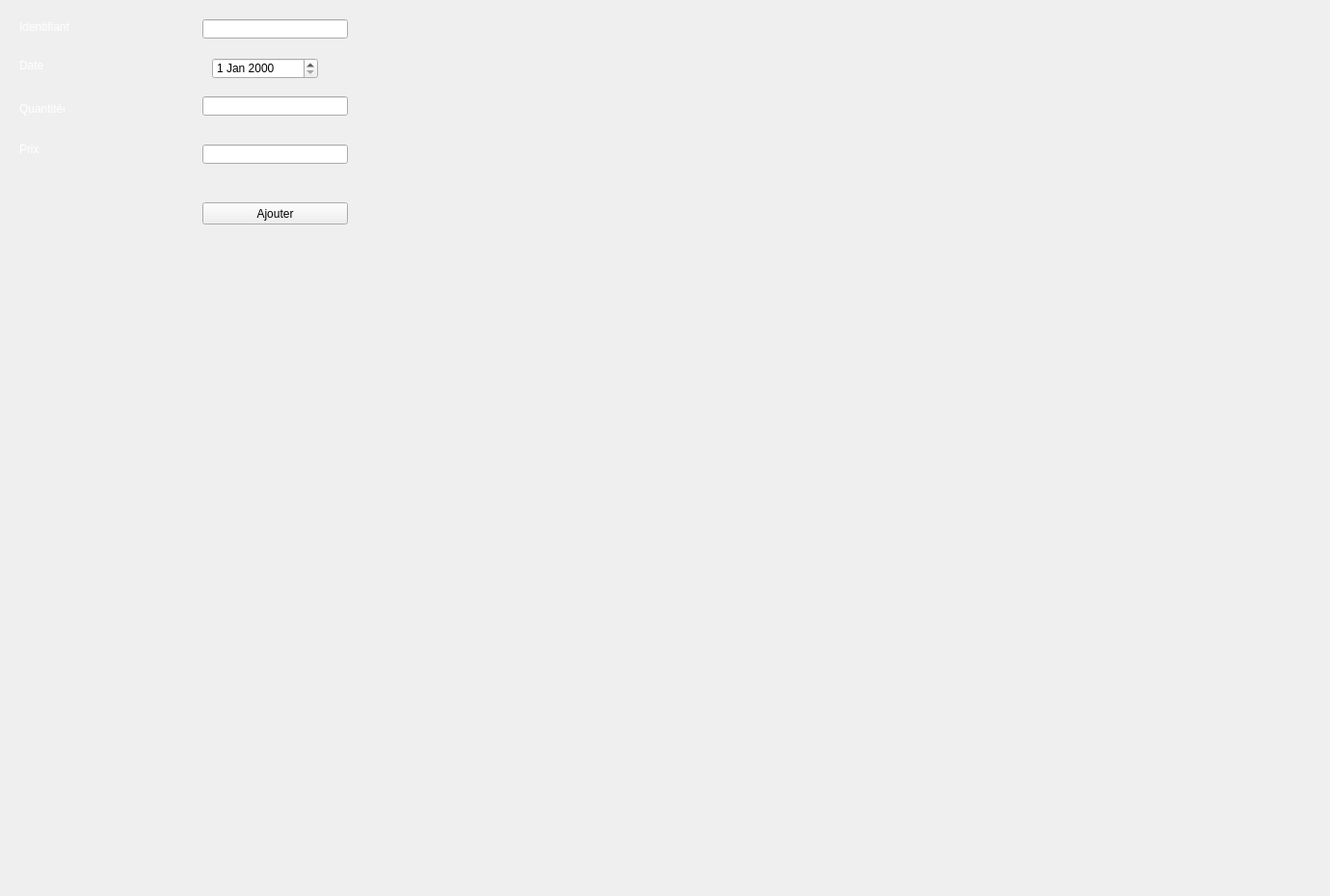
     <widget class="QWidget" name="tab">
      <attribute name="title">
       <string>Ajouter une vente</string>
      </attribute>
      <widget class="QLabel" name="label_2">
       <property name="geometry">
        <rect>
         <x>20</x>
         <y>20</y>
         <width>131</width>
         <height>16</height>
        </rect>
       </property>
       <property name="text">
        <string>&lt;html&gt;&lt;head/&gt;&lt;body&gt;&lt;p&gt;&lt;span style=&quot; color:#ffffff;&quot;&gt;Identifiant&lt;/span&gt;&lt;/p&gt;&lt;/body&gt;&lt;/html&gt;</string>
       </property>
      </widget>
      <widget class="QLabel" name="label_3">
       <property name="geometry">
        <rect>
         <x>20</x>
         <y>60</y>
         <width>121</width>
         <height>16</height>
        </rect>
       </property>
       <property name="text">
        <string>&lt;html&gt;&lt;head/&gt;&lt;body&gt;&lt;p&gt;&lt;span style=&quot; color:#ffffff;&quot;&gt;Date&lt;/span&gt;&lt;/p&gt;&lt;/body&gt;&lt;/html&gt;</string>
       </property>
      </widget>
      <widget class="QLabel" name="label_4">
       <property name="geometry">
        <rect>
         <x>20</x>
         <y>103</y>
         <width>47</width>
         <height>20</height>
        </rect>
       </property>
       <property name="text">
        <string>&lt;html&gt;&lt;head/&gt;&lt;body&gt;&lt;p&gt;&lt;span style=&quot; color:#ffffff;&quot;&gt;Quantitée&lt;/span&gt;&lt;/p&gt;&lt;/body&gt;&lt;/html&gt;</string>
       </property>
      </widget>
      <widget class="QLineEdit" name="id">
       <property name="geometry">
        <rect>
         <x>210</x>
         <y>20</y>
         <width>151</width>
         <height>20</height>
        </rect>
       </property>
      </widget>
      <widget class="QLineEdit" name="quantite">
       <property name="geometry">
        <rect>
         <x>210</x>
         <y>100</y>
         <width>151</width>
         <height>20</height>
        </rect>
       </property>
      </widget>
      <widget class="QPushButton" name="pb_ajouter">
       <property name="geometry">
        <rect>
         <x>210</x>
         <y>210</y>
         <width>151</width>
         <height>23</height>
        </rect>
       </property>
       <property name="text">
        <string>Ajouter</string>
       </property>
      </widget>
      <widget class="QLabel" name="label_6">
       <property name="geometry">
        <rect>
         <x>20</x>
         <y>140</y>
         <width>71</width>
         <height>31</height>
        </rect>
       </property>
       <property name="text">
        <string>&lt;html&gt;&lt;head/&gt;&lt;body&gt;&lt;p&gt;&lt;span style=&quot; color:#ffffff;&quot;&gt;Prix&lt;/span&gt;&lt;/p&gt;&lt;/body&gt;&lt;/html&gt;</string>
       </property>
      </widget>
      <widget class="QLineEdit" name="prix">
       <property name="geometry">
        <rect>
         <x>210</x>
         <y>150</y>
         <width>151</width>
         <height>20</height>
        </rect>
       </property>
      </widget>
      <widget class="QLabel" name="label_5">
       <property name="geometry">
        <rect>
         <x>-220</x>
         <y>-210</y>
         <width>1371</width>
         <height>921</height>
        </rect>
       </property>
       <property name="text">
        <string/>
       </property>
       <property name="pixmap">
        <pixmap>../../ttt/back.jpg</pixmap>
       </property>
      </widget>
      <widget class="QDateEdit" name="date">
       <property name="geometry">
        <rect>
         <x>220</x>
         <y>60</y>
         <width>110</width>
         <height>22</height>
        </rect>
       </property>
      </widget>
      <zorder>label_5</zorder>
      <zorder>label_4</zorder>
      <zorder>label_2</zorder>
      <zorder>label_3</zorder>
      <zorder>id</zorder>
      <zorder>quantite</zorder>
      <zorder>pb_ajouter</zorder>
      <zorder>label_6</zorder>
      <zorder>prix</zorder>
      <zorder>date</zorder>
     </widget>
